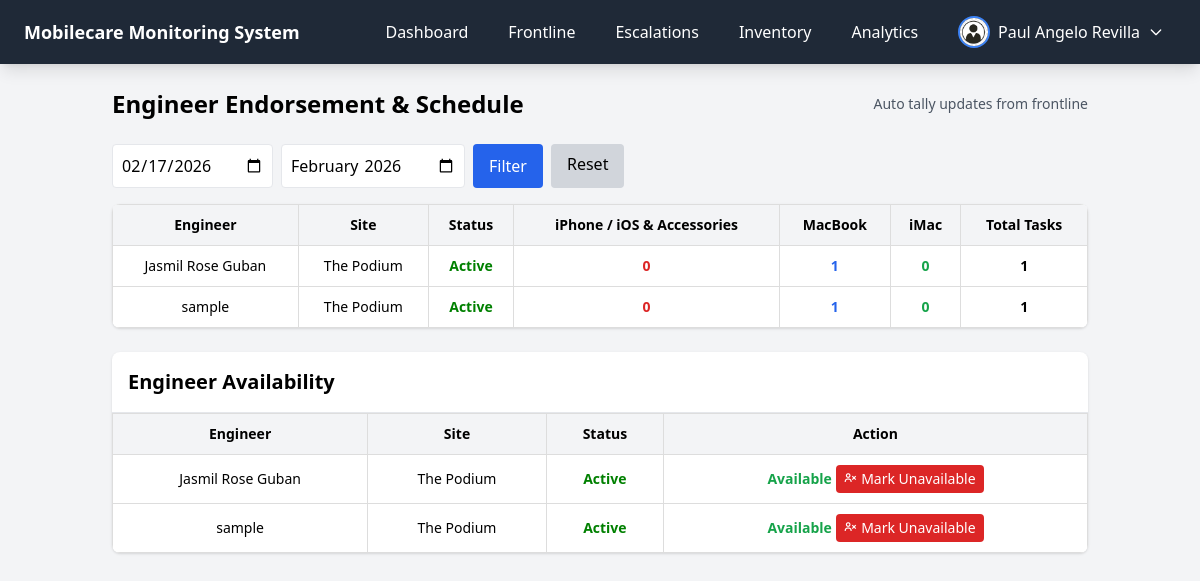
The app's page /modules/endorsement.php (signed in) with its own data.
### tables this page shows
CREATE TABLE `users` (
  `id` int(11) NOT NULL,
  `name` varchar(100) DEFAULT NULL,
  `email` varchar(100) DEFAULT NULL,
  `password` varchar(255) DEFAULT NULL,
  `role` enum('super_admin','admin','user') DEFAULT 'user',
  `status` enum('active','inactive') DEFAULT 'active',
  `created_at` timestamp NOT NULL DEFAULT current_timestamp(),
  `site` varchar(100) NOT NULL DEFAULT 'Marikina',
  `position` varchar(50) DEFAULT 'Engineer',
  `profile_image` varchar(255) DEFAULT NULL
);

### modules/endorsement.php (the view, shortened to what this page needs)
<?php
require '../config/database.php';
function e($value){
    return htmlspecialchars($value ?? '', ENT_QUOTES, 'UTF-8');
}
$user_id = $_SESSION['user_id'];
$role = $_SESSION['role'];
$filter_day = $_GET['day'] ?? date('Y-m-d');
$filter_month = $_GET['month'] ?? date('Y-m');
if($role !== 'super_admin') {
    $stmt = $conn->prepare("SELECT site FROM users WHERE id=?");
    $stmt->bind_param("i", $user_id);
    $stmt->execute();
    $siteData = $stmt->get_result()->fetch_assoc();
    $siteFilter = $siteData['site'] ?? '';
} else {
    $siteFilter = null;
}
$categoryMap = [
    'iPhone' => ["IPHONE","IPAD","IPOD","IPHONE ACCS","IPAD ACCS","IPOD ACCS","BEATS","WATCH","WATCH ACCS","APPLE ID","ITUNES","ICLOUD","BACKUP"],
    'MacBook' => ["PORTABLE"],
    'iMac' => ["DESKTOP","MAC ACCS","SHUFFLE"]
];
if($role === 'super_admin') {
    $engQuery = $conn->query("SELECT id, name, site, status, position FROM users WHERE role='user' AND position='Engineer'");
} else {
    $stmt = $conn->prepare("SELECT id, name, site, status, position FROM users WHERE role='user' AND position='Engineer' AND site=?");
    $stmt->bind_param("s", $siteFilter);
    $stmt->execute();
    $engQuery = $stmt->get_result();
}
$engineers = [];
while($row = $engQuery->fetch_assoc()){
    $engineers[$row['id']] = [
        'name'=>$row['name'],
        'site'=>$row['site'],
        'status'=>$row['status'],
        'iPhone'=>0,
        'MacBook'=>0,
        'iMac'=>0
    ];
}
$dateCondition = "";
$params = [];
if($filter_day){
    $dateCondition = "AND created_at >= ? AND created_at < DATE_ADD(?, INTERVAL 1 DAY)";
    $params[] = $filter_day;
    $params[] = $filter_day;
} elseif($filter_month){
    $dateCondition = "AND DATE_FORMAT(created_at,'%Y-%m') = ?";
    $params[] = $filter_month;
}
$siteSQL = '';
if($role !== 'super_admin' && $siteFilter){
    $siteSQL = "AND site=?";
    $params[] = $siteFilter;
}
$frQueryStr = "SELECT engineer, product FROM frontline WHERE type IN ('RECEIVED (APPOINTMENT)','RECEIVED (WALK-IN)') AND engineer IS NOT NULL $dateCondition $siteSQL";
$stmt = $conn->prepare($frQueryStr);
if(!empty($params)){
    $typesStr = str_repeat("s", count($params));
    $stmt->bind_param($typesStr, ...$params);
}
$stmt->execute();
$frResult = $stmt->get_result();
while($row = $frResult->fetch_assoc()){
    foreach($engineers as $id => $eng){
        if($eng['name'] === $row['engineer']){
            $product = $row['product'];
            foreach($categoryMap as $cat => $products){
                if(in_array($product, $products)){
                    $engineers[$id][$cat]++;
                    break;
                }
            }
            break;
        }
    }
}
?>
<!DOCTYPE html>
<html lang="en">
<head>
<script src="https://cdn.tailwindcss.com"></script>
<link href='https://unpkg.com/boxicons@2.1.4/css/boxicons.min.css' rel='stylesheet'>
</head>
<body class="bg-gray-100 min-h-screen">
<?php include '../layouts/navbar.php'; ?>
<div class="container mx-auto p-6">
    <div class="flex justify-between items-center mb-6">
        <h1 class="text-2xl font-bold">Engineer Endorsement & Schedule</h1>
        <span class="text-sm text-gray-600">Auto tally updates from frontline</span>
    </div>
    <form method="GET" class="flex gap-2 mb-4">
        <input type="date" name="day" value="<?= e($filter_day) ?>" class="border p-2 rounded">
        <input type="month" name="month" value="<?= e($filter_month) ?>" class="border p-2 rounded">
        <button type="submit" class="bg-blue-600 text-white px-4 py-2 rounded hover:bg-blue-700">Filter</button>
        <a href="endorsement.php" class="bg-gray-300 px-4 py-2 rounded hover:bg-gray-400">Reset</a>
    </form>
    <div class="bg-white shadow rounded-lg overflow-x-auto mb-6">
        <table class="w-full text-sm">
            <thead>
                <tr>
                    <th>Engineer</th>
                    <th>Site</th>
                    <th>Status</th>
                    <th>iPhone / iOS & Accessories</th>
                    <th>MacBook</th>
                    <th>iMac</th>
                    <th>Total Tasks</th>
                </tr>
            </thead>
            <tbody>
            <?php foreach($engineers as $id => $eng):
                $total = $eng['iPhone'] + $eng['MacBook'] + $eng['iMac'];
                $statusClass = ($eng['status']==='active') ? 'status-active' : 'status-inactive';
            ?>
                <tr class="hover:bg-gray-50">
                    <td><?= e($eng['name']) ?></td>
                    <td><?= e($eng['site']) ?></td>
                    <td class="<?= $statusClass ?>"><?= ucfirst(e($eng['status'])) ?></td>
                    <td class="text-red-600 font-bold"><?= $eng['iPhone'] ?></td>
                    <td class="text-blue-600 font-bold"><?= $eng['MacBook'] ?></td>
                    <td class="text-green-600 font-bold"><?= $eng['iMac'] ?></td>
                    <td class="font-semibold"><?= $total ?></td>
                </tr>
            <?php endforeach; ?>
            </tbody>
        </table>
    </div>
    <div class="bg-white shadow rounded-lg overflow-x-auto mb-6">
        <h2 class="text-xl font-semibold p-4 border-b">Engineer Availability</h2>
        <table class="w-full text-sm">
            <thead class="bg-gray-200">
                <tr>
                    <th>Engineer</th>
                    <th>Site</th>
                    <th>Status</th>
                    <th>Action</th>
                </tr>
            </thead>
            <tbody>
            <?php foreach($engineers as $id => $eng): ?>
                <tr class="hover:bg-gray-50">
                    <td><?= e($eng['name']) ?></td>
                    <td><?= e($eng['site']) ?></td>
                    <td class="<?= ($eng['status']==='active') ? 'status-active' : 'status-inactive' ?>"><?= ucfirst(e($eng['status'])) ?></td>
                    <td>
                        <?php if($eng['status']==='active'): ?>
                            <span class="text-green-600 font-semibold">Available</span>
                            <button class="btn bg-red-600 text-white hover:bg-red-700 status-btn"
                                    data-id="<?= $id ?>" data-status="inactive">
                                <i class='bx bx-user-x'></i> Mark Unavailable
                            </button>
                        <?php endif; ?>
                    </td>
                </tr>
            <?php endforeach; ?>
            </tbody>
        </table>
    </div>
</div>
</body>
</html>

### modules/endorsement.php (style rules this page uses)
table { border-collapse: collapse; width: 100%; }
th, td { padding: 10px; border: 1px solid #ddd; text-align: center; }
th { background-color: #f3f4f6; }
.status-active { color: green; font-weight: bold; }
.btn { padding: 0.25rem 0.5rem; border-radius: 0.25rem; font-size: 0.875rem; cursor: pointer; }

### records on screen
users: name "Jasmil Rose Guban", site "The Podium", status "Active", iPhone "0", MacBook "1", iMac "0", total "1"
users: name "sample", site "The Podium", status "Active", iPhone "0", MacBook "1", iMac "0", total "1"

### other values on screen
$_SESSION['name'] "Paul Angelo Revilla"
